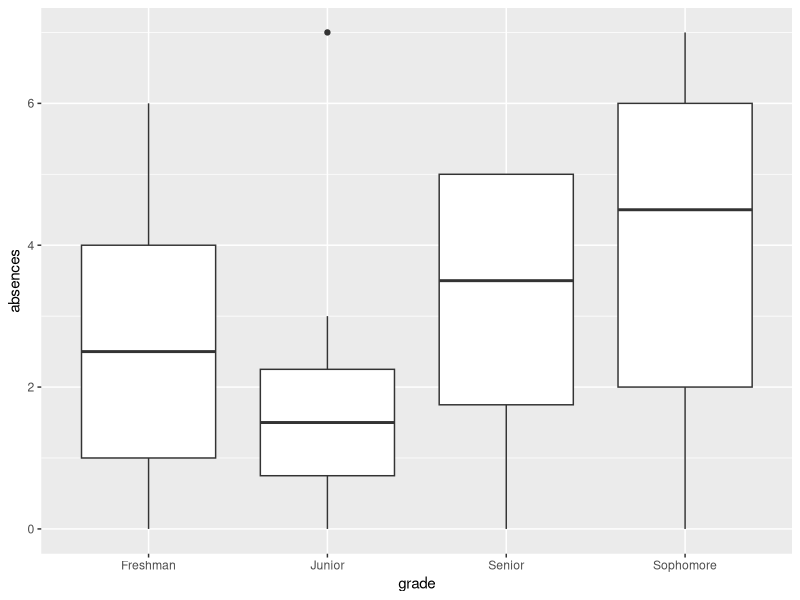
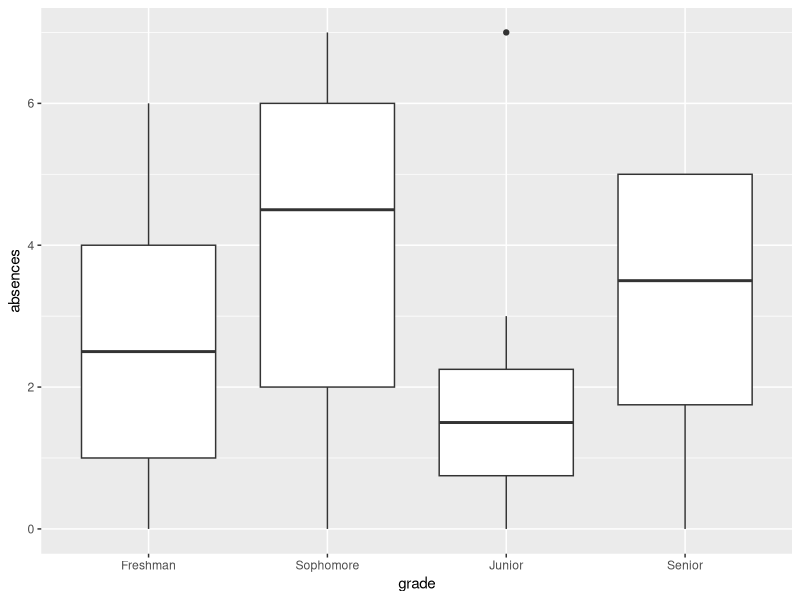

Recreate these plots in R, in order.
## ---- chunk 1
knitr::opts_chunk$set(echo = TRUE)
library(tidyverse)
## ---- chunk 2
set.seed(123)
data_highschool <- tibble(absences = sample(0:7, size = 32, replace = TRUE), grade = rep(c("Sophomore","Freshman",  "Junior", "Senior"), 8))
data_highschool
## ---- chunk 3
data_highschool %>%
  ggplot(mapping = aes(x = grade, y = absences)) +
  geom_boxplot()
## ---- chunk 4
class(data_highschool$grade)
data_highschool_fct <- data_highschool %>% 
  mutate(grade = factor(grade, levels = c("Freshman", "Sophomore", "Junior", "Senior")))
data_highschool_fct
## ---- chunk 5
data_highschool_fct %>%
  ggplot(mapping = aes(x = grade, y = absences)) +
  geom_boxplot()
## ---- chunk 6
data_highschool %>% arrange(grade)
data_highschool_fct %>% arrange(grade)
## ---- chunk 7
data_highschool %>% group_by(grade) %>% summarise(mean = mean(absences))

data_highschool_fct %>% group_by(grade) %>% summarise(mean = mean(absences))
